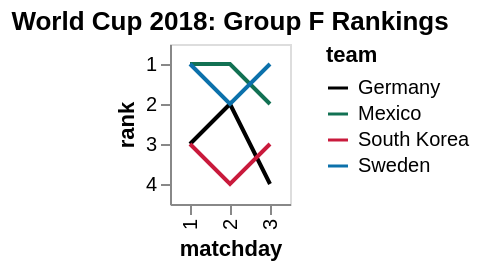

Vega-Lite specification stored for this chart:
### Vega-Lite specification from a JSON file in a GitHub repository (floating-point values rounded to 4 significant figures)
{"$schema": "https://vega.github.io/schema/vega-lite/v2.json", "title": "World Cup 2018: Group F Rankings", "data": {"values": [{"team": "Germany", "matchday": 1, "point": 0, "diff": -1}, {"team": "Mexico", "matchday": 1, "point": 3, "diff": 1}, {"team": "South Korea", "matchday": 1, "point": 0, "diff": -1}, {"team": "Sweden", "matchday": 1, "point": 3, "diff": 1}, {"team": "Germany", "matchday": 2, "point": 3, "diff": 0}, {"team": "Mexico", "matchday": 2, "point": 6, "diff": 2}, {"team": "South Korea", "matchday": 2, "point": 0, "diff": -2}, {"team": "Sweden", "matchday": 2, "point": 3, "diff": 0}, {"team": "Germany", "matchday": 3, "point": 3, "diff": -2}, {"team": "Mexico", "matchday": 3, "point": 6, "diff": -1}, {"team": "South Korea", "matchday": 3, "point": 3, "diff": 0}, {"team": "Sweden", "matchday": 3, "point": 6, "diff": 3}]}, "transform": [{"sort": [{"field": "point", "order": "descending"}, {"field": "diff", "order": "descending"}], "window": [{"op": "rank", "as": "rank"}], "groupby": ["matchday"]}], "mark": {"type": "line", "orient": "vertical"}, "encoding": {"x": {"field": "matchday", "type": "ordinal"}, "y": {"field": "rank", "type": "ordinal"}, "color": {"field": "team", "type": "nominal", "scale": {"domain": ["Germany", "Mexico", "South Korea", "Sweden"], "range": ["black", "#127153", "#C91A3C", "#0C71AB"]}}}}
